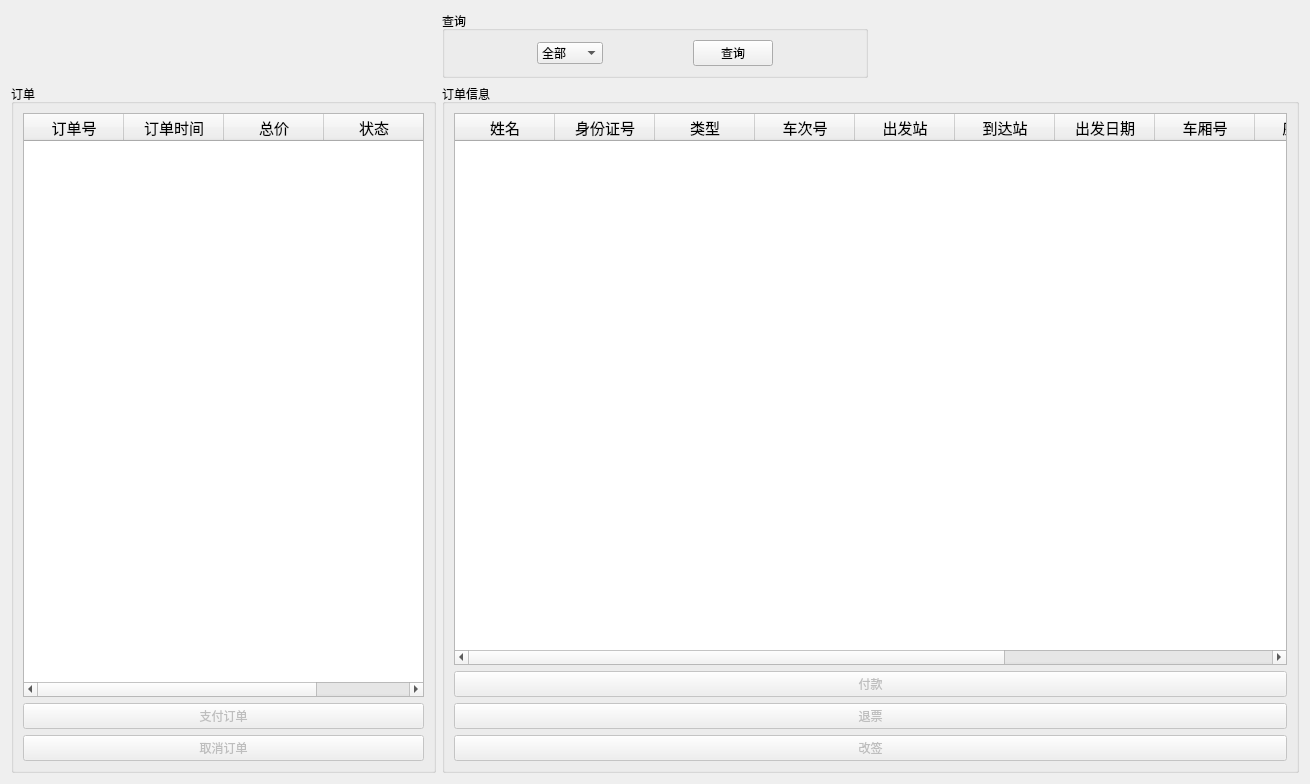
<?xml version="1.0" encoding="UTF-8"?>
<ui version="4.0">
 <class>Order</class>
 <widget class="QWidget" name="Order">
  <property name="geometry">
   <rect>
    <x>0</x>
    <y>0</y>
    <width>1310</width>
    <height>784</height>
   </rect>
  </property>
  <property name="windowTitle">
   <string>Form</string>
  </property>
  <layout class="QGridLayout" name="gridLayout_4">
   <item row="0" column="0">
    <spacer name="horizontalSpacer_4">
     <property name="orientation">
      <enum>Qt::Horizontal</enum>
     </property>
     <property name="sizeHint" stdset="0">
      <size>
       <width>424</width>
       <height>20</height>
      </size>
     </property>
    </spacer>
   </item>
   <item row="0" column="1">
    <widget class="QGroupBox" name="groupBox_3">
     <property name="title">
      <string>查询</string>
     </property>
     <layout class="QGridLayout" name="gridLayout_3">
      <item row="0" column="0">
       <spacer name="horizontalSpacer_2">
        <property name="orientation">
         <enum>Qt::Horizontal</enum>
        </property>
        <property name="sizeHint" stdset="0">
         <size>
          <width>79</width>
          <height>20</height>
         </size>
        </property>
       </spacer>
      </item>
      <item row="0" column="1">
       <widget class="QComboBox" name="search_type_combo_box">
        <item>
         <property name="text">
          <string>全部</string>
         </property>
        </item>
        <item>
         <property name="text">
          <string>未付款</string>
         </property>
        </item>
        <item>
         <property name="text">
          <string>已完成</string>
         </property>
        </item>
        <item>
         <property name="text">
          <string>已取消</string>
         </property>
        </item>
       </widget>
      </item>
      <item row="0" column="2">
       <spacer name="horizontalSpacer">
        <property name="orientation">
         <enum>Qt::Horizontal</enum>
        </property>
        <property name="sizeHint" stdset="0">
         <size>
          <width>78</width>
          <height>20</height>
         </size>
        </property>
       </spacer>
      </item>
      <item row="0" column="3">
       <widget class="QPushButton" name="search_button">
        <property name="text">
         <string>查询</string>
        </property>
        <property name="icon">
         <iconset resource="qss.qrc">
          <normaloff>:/new/icon/icon/查询订单.png</normaloff>:/new/icon/icon/查询订单.png</iconset>
        </property>
       </widget>
      </item>
      <item row="0" column="4">
       <spacer name="horizontalSpacer_3">
        <property name="orientation">
         <enum>Qt::Horizontal</enum>
        </property>
        <property name="sizeHint" stdset="0">
         <size>
          <width>79</width>
          <height>20</height>
         </size>
        </property>
       </spacer>
      </item>
     </layout>
    </widget>
   </item>
   <item row="0" column="2">
    <spacer name="horizontalSpacer_5">
     <property name="orientation">
      <enum>Qt::Horizontal</enum>
     </property>
     <property name="sizeHint" stdset="0">
      <size>
       <width>316</width>
       <height>20</height>
      </size>
     </property>
    </spacer>
   </item>
   <item row="1" column="0">
    <widget class="QGroupBox" name="groupBox">
     <property name="title">
      <string>订单</string>
     </property>
     <layout class="QGridLayout" name="gridLayout">
      <item row="0" column="0">
       <widget class="QTableWidget" name="order_table">
        <property name="font">
         <font>
          <family>黑体</family>
          <pointsize>11</pointsize>
         </font>
        </property>
        <column>
         <property name="text">
          <string>订单号</string>
         </property>
        </column>
        <column>
         <property name="text">
          <string>订单时间</string>
         </property>
        </column>
        <column>
         <property name="text">
          <string>总价</string>
         </property>
        </column>
        <column>
         <property name="text">
          <string>状态</string>
         </property>
        </column>
       </widget>
      </item>
      <item row="1" column="0">
       <widget class="QPushButton" name="pay_button">
        <property name="enabled">
         <bool>false</bool>
        </property>
        <property name="text">
         <string>支付订单</string>
        </property>
        <property name="icon">
         <iconset resource="qss.qrc">
          <normaloff>:/new/icon/icon/支付.png</normaloff>:/new/icon/icon/支付.png</iconset>
        </property>
       </widget>
      </item>
      <item row="2" column="0">
       <widget class="QPushButton" name="cancel_order_button">
        <property name="enabled">
         <bool>false</bool>
        </property>
        <property name="text">
         <string>取消订单</string>
        </property>
        <property name="icon">
         <iconset resource="qss.qrc">
          <normaloff>:/new/icon/icon/取消订单.png</normaloff>:/new/icon/icon/取消订单.png</iconset>
        </property>
       </widget>
      </item>
     </layout>
    </widget>
   </item>
   <item row="1" column="1" colspan="2">
    <widget class="QGroupBox" name="groupBox_2">
     <property name="title">
      <string>订单信息</string>
     </property>
     <layout class="QGridLayout" name="gridLayout_2">
      <item row="0" column="0">
       <widget class="QTableWidget" name="info_table">
        <property name="font">
         <font>
          <family>黑体</family>
          <pointsize>11</pointsize>
         </font>
        </property>
        <column>
         <property name="text">
          <string>姓名</string>
         </property>
        </column>
        <column>
         <property name="text">
          <string>身份证号</string>
         </property>
        </column>
        <column>
         <property name="text">
          <string>类型</string>
         </property>
        </column>
        <column>
         <property name="text">
          <string>车次号</string>
         </property>
        </column>
        <column>
         <property name="text">
          <string>出发站</string>
         </property>
        </column>
        <column>
         <property name="text">
          <string>到达站</string>
         </property>
        </column>
        <column>
         <property name="text">
          <string>出发日期</string>
         </property>
        </column>
        <column>
         <property name="text">
          <string>车厢号</string>
         </property>
        </column>
        <column>
         <property name="text">
          <string>座位号</string>
         </property>
        </column>
        <column>
         <property name="text">
          <string>座位类型</string>
         </property>
        </column>
        <column>
         <property name="text">
          <string>价格</string>
         </property>
        </column>
        <column>
         <property name="text">
          <string>状态</string>
         </property>
        </column>
       </widget>
      </item>
      <item row="3" column="0">
       <widget class="QPushButton" name="change_ticket_button">
        <property name="enabled">
         <bool>false</bool>
        </property>
        <property name="text">
         <string>改签</string>
        </property>
        <property name="icon">
         <iconset resource="qss.qrc">
          <normaloff>:/new/icon/icon/改签.png</normaloff>:/new/icon/icon/改签.png</iconset>
        </property>
       </widget>
      </item>
      <item row="2" column="0">
       <widget class="QPushButton" name="cancel_ticket_button">
        <property name="enabled">
         <bool>false</bool>
        </property>
        <property name="text">
         <string>退票</string>
        </property>
        <property name="icon">
         <iconset resource="qss.qrc">
          <normaloff>:/new/icon/icon/退票.png</normaloff>:/new/icon/icon/退票.png</iconset>
        </property>
       </widget>
      </item>
      <item row="1" column="0">
       <widget class="QPushButton" name="pay_ticket_button">
        <property name="enabled">
         <bool>false</bool>
        </property>
        <property name="text">
         <string>付款</string>
        </property>
        <property name="icon">
         <iconset resource="qss.qrc">
          <normaloff>:/new/icon/icon/支付.png</normaloff>:/new/icon/icon/支付.png</iconset>
        </property>
       </widget>
      </item>
     </layout>
    </widget>
   </item>
  </layout>
 </widget>
 <resources>
  <include location="qss.qrc"/>
 </resources>
 <connections/>
</ui>
